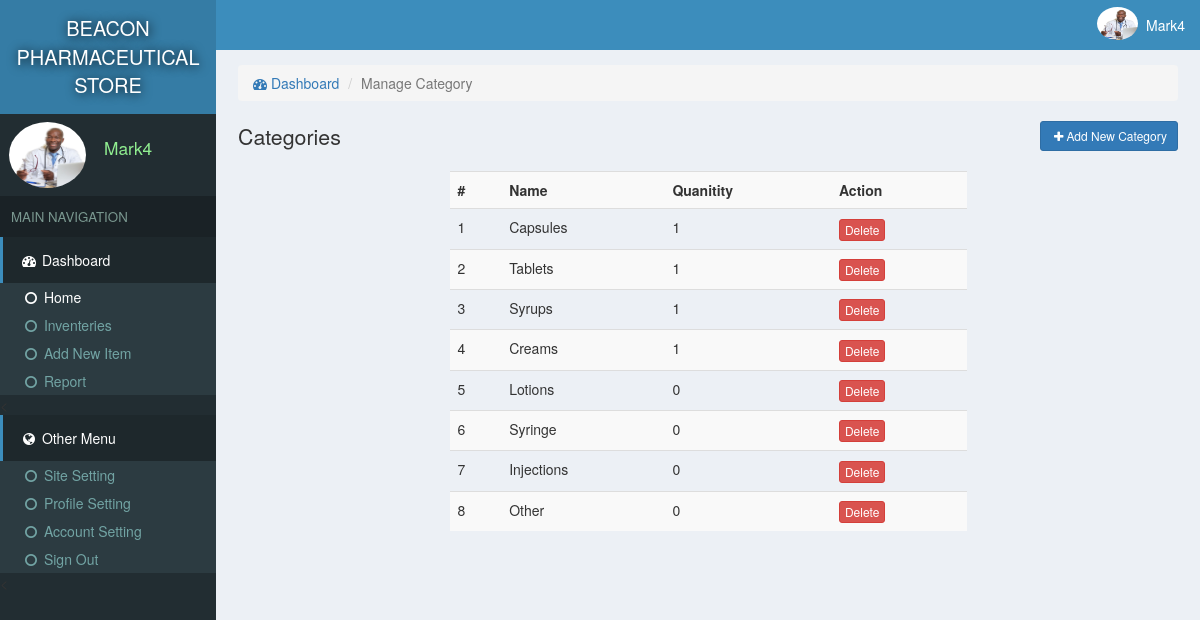
The page /medical/manageCat.php (signed in) on the database its author committed.
### tables this page shows
CREATE TABLE `site` (
  `id` int(11) NOT NULL,
  `title` varchar(222) NOT NULL,
  `name` varchar(222) NOT NULL
);

CREATE TABLE `users` (
  `id` int(11) NOT NULL,
  `email` varchar(222) NOT NULL,
  `password` varchar(222) NOT NULL,
  `name` varchar(222) NOT NULL,
  `pic` varchar(222) NOT NULL,
  `number` varchar(222) NOT NULL,
  `date` timestamp NOT NULL DEFAULT CURRENT_TIMESTAMP
);

CREATE TABLE `categories` (
  `id` int(11) NOT NULL,
  `name` varchar(222) NOT NULL,
  `pic` varchar(111) NOT NULL,
  `details` varchar(333) NOT NULL,
  `date` timestamp NOT NULL DEFAULT CURRENT_TIMESTAMP
);

### medical/assets/function.php (called while the page is built, shortened)
<?php
function siteName()
{
	global $con;
	$array = $con->query("select * from site where id='1'");
	$row = $array->fetch_assoc();
	return $row['name'];
}
 ?>

### medical/assets/db.php (called while the page is built, shortened)
<?php
    $serverName = "localhost";
    $userName = "root";
    $password = "amedari4";
    $dbName = "medical";
    $con = mysqli_connect($serverName, $userName, $password, $dbName);
    $array = $con->query("select * from users where id ='$_SESSION[userId]'");
    $user = $array->fetch_assoc();
?>

### medical/manageCat.php (the view, shortened to what this page needs)
<?php require "assets/function.php" ?>
<?php require 'assets/db.php';?>
<!DOCTYPE html>
<html>
<head>
  <?php require "assets/autoloader.php" ?>
</head>
<body style="background: #ECF0F5;padding:0;margin:0">
<div class="dashboard" style="position: fixed;width: 18%;height: 100%;background:#222D32">
  <div style="background:#357CA5;padding: 14px 3px;color:white;font-size: 15pt;text-align: center;text-shadow: 1px 1px 11px black">
    <a href="index.php" style="color: white;text-decoration: none;"><?php echo strtoupper(siteName()); ?> </a>
  </div>
  <div class="flex" style="padding: 3px 7px;margin:5px 2px;">
    <div><img src="photo/<?php echo $user['pic'] ?>" class='img-circle' style='width: 77px;height: 66px'></div>
    <div style="color:lightgreen;font-size: 13pt;padding: 14px 7px;margin-left: 11px;"><?php echo ucfirst($user['name']); ?></div>
  </div>
  <div style="background: #1A2226;font-size: 10pt;padding: 11px;color: #79978F">MAIN NAVIGATION</div>
  <div>
    <div style="background:#1E282C;color: white;padding: 13px 17px;border-left: 3px solid #3C8DBC;"><span><i class="fa fa-dashboard fa-fw"></i> Dashboard</span></div>
    <div class="item">
      <ul class="nostyle zero">
        <a href="index.php"><li style="color: white"><i class="fa fa-circle-o fa-fw"></i> Home</li></a>
        <a href="inventeries.php"><li><i class="fa fa-circle-o fa-fw"></i> Inventeries</li></a>
       <a href="addnew.php"><li><i class="fa fa-circle-o fa-fw"></i> Add New Item</li></a>
        <a href="reports.php"><li><i class="fa fa-circle-o fa-fw"></i> Report</li></a>
      </ul><
    </div>
  </div>
  <div style="background:#1E282C;color: white;padding: 13px 17px;border-left: 3px solid #3C8DBC;"><span><i class="fa fa-globe fa-fw"></i> Other Menu</span></div>
  <div class="item">
      <ul class="nostyle zero">
        <a href="sitesetting.php"><li><i class="fa fa-circle-o fa-fw"></i> Site Setting</li></a>
       <a href="profile.php"><li><i class="fa fa-circle-o fa-fw"></i> Profile Setting</li></a>
        <a href="accountSetting.php"><li><i class="fa fa-circle-o fa-fw"></i> Account Setting</li></a>
        <a href="logout.php"><li><i class="fa fa-circle-o fa-fw"></i> Sign Out</li></a>
      </ul><
    </div>
</div>
<div class="marginLeft" >
  <div style="color:white;background:#3C8DBC" >
    <div class="pull-right flex rightAccount" style="padding-right: 11px;padding: 7px;">
      <div><img src="photo/<?php echo $user['pic'] ?>" style='width: 41px;height: 33px;' class='img-circle'></div>
      <div style="padding: 8px"><?php echo ucfirst($user['name']) ?></div>
    </div>
  </div>
  <div class="content2">
  	<ol class="breadcrumb ">
        <li><a href="index.php"><i class="fa fa-dashboard"></i> Dashboard</a></li>
        <li class="active">Manage Category</li>
    </ol>
    <div>
      <span style="font-size: 16pt;color: #333333">Categories </span>
      <button class="btn btn-primary btn-sm pull-right" data-toggle="modal" data-target="#addIn"><i class="fa fa-plus fa-fw"> </i>Add New Category</button>
    </div>
  <?php
  	$i=0;
    $array = $con->query("select * from categories");
    ?>
    <br>
    <table class="table table-hover table-striped " style="width: 55%;margin: auto;">
    	<tr>
    		<th>#</th>
    		<th>Name</th>
    		<th>Quanitity</th>
    		<th>Action</th>
    	</tr>
    <?php
    while ($row = $array->fetch_assoc())
    {
    	$i++;
      $array2 = $con->query("select count(*) as qty from inventeries where catId = '$row[id]'");
      $row2 = $array2->fetch_assoc();
  ?>
    <tr>
    	<td><?php echo $i ?></td>
    	<td><?php echo $row['name']; ?></td>
    	<td><?php echo $row2['qty']; ?></td>
    	<td><a href="delete.php?category=<?php echo $row['id'] ?>"><button class="btn btn-xs btn-danger">Delete</button></a></td>
    </tr>
  <?php
    }
    echo "</table>";
   ?>
  </div>
</div>
</body>
</html>

### rows shown on the page
site: name "BEACON PHARMACEUTICAL STORE"
users: pic (picture), name "Mark4"
categories: name "Capsules", qty "1"
categories: name "Tablets", qty "1"
categories: name "Syrups", qty "1"
categories: name "Creams", qty "1"
categories: name "Lotions", qty "0"
categories: name "Syringe", qty "0"
categories: name "Injections", qty "0"
categories: name "Other", qty "0"
